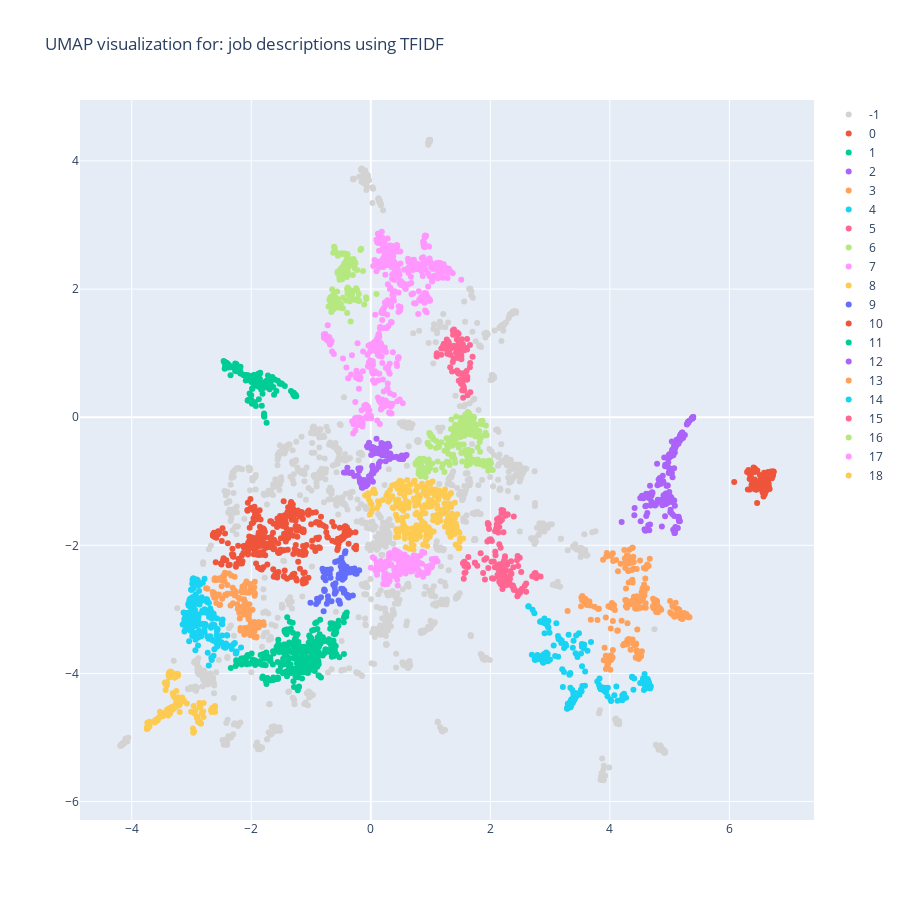

The code cell stored with this chart in its notebook:
### Code cell
fig = go.Figure(data=data, layout=layout) 
fig.update_traces(textposition='top center')

fig.show(config=dict(displaylogo=False,editable=True))

### Figure 1 — Plotly figure (JSON) as saved in the notebook; plotly's stock layout.template omitted (floating-point values rounded to 4 significant figures; data arrays with more than 128 entries replaced by an {"elided": "..."} marker saying what was removed)
{"data": [{"marker": {"color": "lightgrey"}, "mode": "markers", "name": "-1", "text": {"elided": "1533 str values"}, "textposition": "top center", "type": "scatter", "x": {"elided": "1533 float values"}, "y": {"elided": "1533 float values"}}, {"marker": {"cmid": 0, "color": 0}, "mode": "markers", "name": "0", "text": {"elided": "147 str values"}, "textposition": "top center", "type": "scatter", "x": {"elided": "147 float values"}, "y": {"elided": "147 float values"}}, {"marker": {"cmid": 0, "color": 1}, "mode": "markers", "name": "1", "text": {"elided": "171 str values"}, "textposition": "top center", "type": "scatter", "x": {"elided": "171 float values"}, "y": {"elided": "171 float values"}}, {"marker": {"cmid": 0, "color": 2}, "mode": "markers", "name": "2", "text": {"elided": "242 str values"}, "textposition": "top center", "type": "scatter", "x": {"elided": "242 float values"}, "y": {"elided": "242 float values"}}, {"marker": {"cmid": 0, "color": 3}, "mode": "markers", "name": "3", "text": {"elided": "310 str values"}, "textposition": "top center", "type": "scatter", "x": {"elided": "310 float values"}, "y": {"elided": "310 float values"}}, {"marker": {"cmid": 0, "color": 4}, "mode": "markers", "name": "4", "text": {"elided": "285 str values"}, "textposition": "top center", "type": "scatter", "x": {"elided": "285 float values"}, "y": {"elided": "285 float values"}}, {"marker": {"cmid": 0, "color": 5}, "mode": "markers", "name": "5", "text": {"elided": "164 str values"}, "textposition": "top center", "type": "scatter", "x": {"elided": "164 float values"}, "y": {"elided": "164 float values"}}, {"marker": {"cmid": 0, "color": 6}, "mode": "markers", "name": "6", "text": {"elided": "159 str values"}, "textposition": "top center", "type": "scatter", "x": {"elided": "159 float values"}, "y": {"elided": "159 float values"}}, {"marker": {"cmid": 0, "color": 7}, "mode": "markers", "name": "7", "text": {"elided": "560 str values"}, "textposition": "top center", "type": "scatter", "x": {"elided": "560 float values"}, "y": {"elided": "560 float values"}}, {"marker": {"cmid": 0, "color": 8}, "mode": "markers", "name": "8", "text": {"elided": "171 str values"}, "textposition": "top center", "type": "scatter", "x": {"elided": "171 float values"}, "y": {"elided": "171 float values"}}, {"marker": {"cmid": 0, "color": 9}, "mode": "markers", "name": "9", "text": ["Linde 2020 Graduate Programme", "Linde 2020 Graduate Programme", "Data Engineer - Return to Engineering", "Defence and Security Analysis Graduate", "Graduate / Junior Data Engineer", "Linde 2020 Graduate Programme", "Graduate Project Engineer", "Data science and Information Systems Industrial Placement ", "Data and Technology Graduate Scheme 2020", "Summer Placement - Cyber & Information Systems Division", "Summer Placement - Cyber & Information Systems Division", "Graduate Supervisory Control & Data Acquisition Engineer (SCADA)", "Location Planning Support Analyst", "Data Fusion Scientist - Return to Engineering", "Data Engineer", "Data Processor/Account Manager/advisor", "Configuration Manager", "Graduate Data Scientist", "Assistant Analyst (One year Student Placement Scheme)", "European Graduate Programme", "European Graduate Programme", "Applied Science Graduate 2020 [Farnborough] - Physiology", "Data Science Intern", "Data Science Graduate", "BRE Group Graduate Scheme - 2020", "Trainer Assessor", "Data Science Industry Placement", "Summer Placement - Defence Security Analysis Division", "Digital Marketing Industrial Placement 2020", "Data Industrial Placement 2020", "Junior Quantitative Analyst/Developer", "Graduate Processing Engineers", "Graduate Quality Engineers", "Data and Technology Graduate Scheme 2020", "Graduate Data Analyst", "Graduate Data Analyst", "Graduate Data Analyst", "Graduate Operations Data Analyst", "Graduate Analyst Programme 2020", "Graduate Data Analyst", "Junior Quantitative Analyst/Developer", "Data Analyst - Graduate", "Graduate Data Scientist", "Graduate Data Scientist", "Graduate Data Scientist", "Graduate Data Scientist", "Graduate Data Scientist", "Graduate Imaging Scientist / Geophysicist – 2020 Graduate Programme", "Data Fusion Scientist - Return to Engineering", "Graduate Data Scientist", "Graduate Data Scientist", "Senior Data Scientist", "Graduate Data Scientist", "Graduate Data Scientist", "Data Industrial Placement 2020", "Graduate - Data Science", "Defence and Security Analysis Graduate", "Data Science Graduate", "Data Scientist", "Graduate Data Scientist", "Graduate Data Scientist", "Graduate Data Scientist", "Senior Data Scientist", "Graduate Imaging Scientist / Geophysicist – 2020 Graduate Programme", "Graduate Data Scientist", "Graduate Imaging Scientist / Geophysicist – 2020 Graduate Programme", "Data Science Industry Placement", "Graduate Data Scientist", "Defence and Security Analysis Graduate", "Graduate - Commercial Performance and Analytics", "Data Science Graduate", "Data Science Graduate", "Graduate Scheme - Design & Development Engineering - Peterlee", "Graduate Statistical Analyst", "Graduate Statistical Analyst", "Industrial Placement - Counter Terrorism and Security Division", "Data Analyst ", "Graduate Sales Executive ", "Graduate Data Analyst ", "Kantar's Worldpanel Division Graduate Scheme", "GSS Summer Student Placements 2020", "Graduate Scientist", "Data Consultant", "Senior Data Engineer/Architect", "Year in Industry Placement – Assistant Data Scientist", "Graduate Marketing Analyst", "Graduate Data Analyst", "Graduate Data Analyst", "Category & Brand Insight Analyst - Graduate Scheme", "Data Analyst", "Junior Data Analyst (12 month contact)", "Data Acquisition Scientist for Structural Biology", "Data Fusion Scientist - Return to Engineering", "GSS Sandwich Year Placements 2020", "Flow Cytometry Specialist", "Industrial Placement Student - Medical Engineering", "Mechanical Enginner - Student, Placement Year", "Year in Industry Placement – Assistant Technical Author", "Year in Industry Placement", "Senior Scientist", "Graduate Data Scientist", "Intern - Network Engineer (Operations Centre)", "Data Engineer"], "textposition": "top center", "type": "scatter", "x": [-0.4247, -0.4331, -0.8659, -0.7795, -0.4744, -0.4911, -0.462, -0.7479, -0.3959, -0.7242, -0.7265, -0.4293, -0.367, -0.9157, -0.4668, -0.3718, -0.8336, -0.4396, -0.7879, -0.4834, -0.4597, -0.7172, -0.5034, -0.4892, -0.4457, -0.2726, -0.7151, -0.7911, -0.6702, -0.6863, -1.01, -0.4557, -0.4423, -0.3932, -0.3099, -0.3363, -0.3884, -0.3082, -0.5181, -0.278, -0.7889, -0.3345, -0.4373, -0.4508, -0.7355, -0.6034, -0.5839, -0.4057, -0.8994, -0.5397, -0.5268, -0.377, -0.6032, -0.4509, -0.674, -0.4702, -0.7702, -0.4501, -0.3002, -0.713, -0.4458, -0.5155, -0.3705, -0.4658, -0.4417, -0.4767, -0.7579, -0.4742, -0.7781, -0.1942, -0.6282, -0.5911, -0.5349, -0.4871, -0.4199, -0.7656, -0.2607, -0.4155, -0.4182, -0.4663, -0.5617, -0.4558, -0.3682, -0.4425, -0.7485, -0.2528, -0.4234, -0.4288, -0.4467, -0.4428, -0.2361, -0.6571, -0.882, -0.5967, -0.5423, -0.7611, -0.8081, -0.7905, -0.7726, -0.7566, -0.5947, -0.7005, -0.4963], "y": [-2.094, -2.125, -2.833, -2.69, -2.426, -2.196, -2.46, -2.442, -2.772, -2.381, -2.421, -2.44, -2.423, -2.914, -2.683, -2.369, -2.81, -2.508, -2.401, -2.257, -2.297, -2.795, -2.332, -2.465, -2.357, -2.363, -2.419, -2.41, -2.374, -2.443, -2.898, -2.385, -2.355, -2.791, -2.373, -2.391, -2.397, -2.372, -2.239, -2.368, -3.028, -2.421, -2.463, -2.492, -2.913, -2.755, -2.725, -2.333, -2.833, -2.863, -2.873, -2.804, -2.663, -2.509, -2.506, -2.461, -2.705, -2.74, -2.785, -2.854, -2.473, -2.911, -2.815, -2.338, -2.494, -2.355, -2.419, -2.537, -2.715, -2.389, -2.615, -2.592, -2.454, -2.398, -2.429, -2.386, -2.44, -2.426, -2.405, -2.442, -2.249, -2.47, -2.788, -2.708, -2.429, -2.427, -2.436, -2.444, -2.463, -2.446, -2.443, -2.875, -2.88, -2.262, -2.511, -2.398, -2.367, -2.504, -2.484, -2.546, -2.72, -2.421, -2.676]}, {"marker": {"cmid": 0, "color": 10}, "mode": "markers", "name": "10", "text": {"elided": "366 str values"}, "textposition": "top center", "type": "scatter", "x": {"elided": "366 float values"}, "y": {"elided": "366 float values"}}, {"marker": {"cmid": 0, "color": 11}, "mode": "markers", "name": "11", "text": {"elided": "386 str values"}, "textposition": "top center", "type": "scatter", "x": {"elided": "386 float values"}, "y": {"elided": "386 float values"}}, {"marker": {"cmid": 0, "color": 12}, "mode": "markers", "name": "12", "text": {"elided": "129 str values"}, "textposition": "top center", "type": "scatter", "x": {"elided": "129 float values"}, "y": {"elided": "129 float values"}}, {"marker": {"cmid": 0, "color": 13}, "mode": "markers", "name": "13", "text": ["Data Engineer", "Research Assistant in Bayesian Deep Learning", "Director of Research", "Veterinary Technicial - Artificial Breeding Company (sheep and goats)", "Software Engineer in deep learning for medical imaging AI", "Junior Robotics Engineer", "Front End Developer", "Tech lead - full stack web development - AI startup", "Tech lead - full stack web development - AI startup", "Operations Associate", "Senior Data Scientist - AI", "Data and Technology Graduate Scheme 2020", "Applied Researcher", "Commissioning Editorial Specialist – Robotics and AI", "Data Scientist - AI", "Tech lead - full stack web development - AI startup", "Operations Associate", "Customer Success Lead", "Consulting Architect - Hadoop & AI", "Front End Developer", "Research Assistant in Bayesian Deep Learning", "Research Associate in Bayesian Deep Learning for AI Safety", "Research Assistant in Tsetlin Machines", "Software Engineer", "Director of AI", "Lead DevOperative (AI)", "Retrofit Designer", "Data Analyst", "AI & Data Analytics Solutions Architect", "Assistant Director, Software Engineering for the Artificial Intelligence Institute", "Data Scientist", "Graduate AI Trainee", "Research Assistant in Bayesian Deep Learning", "AI Software Engineer", "Graphic Designer", "Veterinary Embryologist", "VP of Engineering", "DevOps Engineering In Early Stage AI Startup", "KTP Associate – Data Scientist", "Software Engineer", "AI DATA SCIENTIST", "Associate Director", "AI DATA SCIENTIST", "5G Software Engineer", "Python Developer - AI", "Data Scientist", "Data Engineer", "AI Business Development Director", "Head of Business and Computing", "Senior Data Scientist/ Head of AI & Machine Learning- Pharmaceutical", "Research Associate - Democracy@Risk", "Data Scientist - AI Health-Tech", "Python AI Developer - London Start Up - Multiple - £50k-£130k", "Senior AI Engineer", "PCB Design Engineer", "DevOps in AI", "Python Developer - AI", "SENIOR AND LEAD AI PROGRAMMERS", "Python Developer", "Research Software Engineer", "Hardware Engineer", "Data Engineer", "Software Engineer / Data Scientist", "Research Fellow in Political Geography", "Data Engineer", "Senior Data Scientist", "Data Scientist (AI / ML)", "AI DATA SCIENTIST", "Senior Data Scientist", "Research Assistant in Cardiac CT/MR and Machine Learning in Pulmonary Hypertension", "Data Scientist (AI / ML)", "Image Analysis Data Scientist", "Data Scientist", "Text Analytics Data Scientist (KTP Associate)", "Data Scientist for IoT and Machine Learning - KTP Associate", "Data Scientist - AI", "AI DATA SCIENTIST", "Senior Data Scientist - AI", "Machine Learning and Mathematical Optimisation Researcher (KTP Associate)", "Machine Learning and Mathematical Optimisation Researcher (KTP Associate)", "Research Assistant in Validation of Machine Learning Systems", "KTP Associate in Machine Learning, Semantic Web & Voice Automation Technologies", "Data Scientist for IoT and Machine Learning - KTP Associate", "Research Assistant in Validation of Machine Learning Systems", "Machine Learning and Mathematical Optimisation Researcher (KTP Associate)", "Research Assistant / Research Associates in Federated and Adversarial Machine Learning", "Data Scientist for IoT and Machine Learning - KTP Associate", "Research Assistant (PROFID)", "Research Associate in Machine Learning-Based Supply Chain Analytics", "Research Assistant (PROFID)", "Machine Learning Engineer ( KTP Associate)", "Research Assistant/Associate in Bayesian Learning for Automotive Applications (Fixed Term)", "Research Assistant in Tsetlin Machines", "Director of Research", "Senior Research Fellow", "Research Assistant / Research Associate", "Research Fellow in Mixing For Electrode Manufacture", "Research Associate, Geothermal Reservoir Modelling and Simulation", "Senior Research Fellow", "Lead Operator", "Lead Operator", "Field Service Engineer", "Research Fellow (AI & Neural Network Design)", "Data Industrial Placement 2020", "Knowledge Transfer Partnership Associate with Sphere Fluidics Limited in microfluidic instrument development", "Data Scientist (AI / ML)", "Research Associate - Development of Statistical Classification Models", "Data Scientist - AI", "Research Associate in Bayesian Deep Learning for AI Safety", "Data Scientist (AI / ML)", "Graduate Hardware Engineer x2 ", "Data Scientist for IoT and Machine Learning - KTP Associate", "KTP Associate – Data Scientist", "Head of Data Science ", "Knowledge Transfer Partnership (KTP) Associate – Data Scientist", "KTP Associate in Plastics Environmental Compatibility", "PhD Studentship - Intelligent human-machine interaction for engineering design", "Data Scientist (KTP Associate)", "Graduate Software Engineer (AI / machine learning / R&D)", "CerTest Research Associate in Bayesian Uncertainty Quantification for Aerospace Composites (fixed-term post)", "Data Scientist for IoT and Machine Learning - KTP Associate", "Senior Python Developer Data AI NLP", "Senior Data Scientist - AI"], "textposition": "top center", "type": "scatter", "x": [-1.831, -2.472, -2.44, -1.945, -2.638, -2.006, -1.95, -2.031, -2.106, -2.109, -2.045, -1.946, -2.4, -2.015, -1.991, -2.102, -2.122, -2.004, -2.029, -1.987, -2.449, -2.399, -2.192, -2.486, -2.135, -2.043, -2.109, -1.95, -2.041, -2.756, -2.105, -2.06, -2.461, -2.217, -2.201, -1.938, -2.136, -2.225, -2.113, -2.105, -1.959, -2.521, -1.877, -2.232, -2.105, -2.18, -2.347, -2.097, -2.017, -2.017, -2.106, -1.912, -2.082, -2.118, -2.213, -2.305, -2.045, -2.047, -1.979, -2.039, -2.273, -1.874, -2.18, -2.279, -1.88, -1.928, -2.079, -1.97, -1.954, -2.61, -2.091, -2.553, -1.966, -2.081, -2.268, -1.974, -1.947, -2.008, -1.941, -2.146, -2.615, -2.291, -2.423, -2.734, -2.142, -2.646, -2.438, -2.557, -2.623, -2.547, -2.535, -2.504, -2.309, -2.465, -2.619, -2.453, -2.58, -2.51, -2.594, -1.79, -1.799, -1.954, -2.192, -1.917, -2.542, -2.018, -2.374, -1.983, -2.496, -2.048, -2.279, -2.279, -2.162, -2.054, -2.258, -2.085, -2.585, -2.155, -2.11, -2.335, -2.329, -2.117, -1.945], "y": [-3.211, -2.491, -2.428, -2.787, -2.774, -2.672, -2.656, -2.919, -2.985, -2.876, -3.156, -3.432, -2.756, -2.716, -3.374, -3.002, -2.843, -2.649, -3.034, -2.66, -2.557, -2.619, -2.833, -2.834, -2.955, -3.091, -2.934, -3.273, -3.152, -2.671, -3.291, -2.994, -2.501, -2.96, -3.058, -2.755, -3.02, -2.993, -2.884, -3.051, -3.265, -2.928, -3.281, -2.921, -3.04, -3.329, -2.94, -3.039, -2.604, -3.364, -2.618, -3.428, -3.057, -3.081, -2.817, -2.905, -3.079, -3.12, -3.005, -2.742, -2.783, -3.203, -3.291, -2.489, -3.204, -3.215, -3.343, -3.318, -3.198, -2.513, -3.351, -2.78, -3.365, -2.563, -2.746, -3.369, -3.31, -3.224, -2.567, -2.642, -2.543, -2.73, -2.78, -2.677, -2.672, -2.73, -2.771, -2.522, -2.745, -2.524, -2.932, -2.509, -2.664, -2.478, -2.819, -2.462, -2.543, -2.542, -2.814, -3.245, -3.201, -2.731, -3.143, -3.44, -2.768, -3.403, -2.438, -3.299, -2.638, -3.365, -2.708, -2.731, -2.711, -3.284, -2.732, -2.738, -2.901, -2.732, -2.68, -2.472, -2.751, -3.394, -3.338]}, {"marker": {"cmid": 0, "color": 14}, "mode": "markers", "name": "14", "text": {"elided": "233 str values"}, "textposition": "top center", "type": "scatter", "x": {"elided": "233 float values"}, "y": {"elided": "233 float values"}}, {"marker": {"cmid": 0, "color": 15}, "mode": "markers", "name": "15", "text": ["Business Intelligence Developer (DAX/Tabular)", "Lead Business Intelligence Developer Consultant", "Business Intelligence Developer", "Senior Business Intelligence Analyst", "Business Intelligence Developer", "Information Systems Developer", "BI Report Developer", "Business Intelligence Developer", "Business Intelligence Developer", "Business Intelligence Developer", "Business Intelligence (BI) Developer - Microsoft Stack", "Senior Business Intelligence Developer", "Business Intelligence Developer", "DATA WAREHOUSE DEVELOPMENT LEAD", "Business Intelligence Analyst - Newly formed BI function with lots of opps to progress - REF 596", "DATA CONSULTING MANAGER", "BI Developer - Tableau, SSRS, SQL Server", "SENIOR DATA ANALYTICS MANAGER", "Analytics Manager  £75,000 - £90,000 Whitley, Coventry", "Data Warehouse Developer Lead - SQL, SSIS", "Business Intelligence Developer", "Business Intelligence Developer", "Head of Data & Analytics", "Data Engineer", "Business Intelligence Manager", "LEAD BI DEVELOPER", "BI Analyst (Tableau / Alteryx)", "SQL REPORTING ANLAYST ", "Data Warehouse Developer - SQL Server, SSIS, Agile", "Data Warehouse Lead Developer", "Senior BI Developer", "Business Intelligence Developer", "Senior SQL Developer", "DATABASE ADMINISTRATOR", "VP of Data  £90,000  London", "Senior BI Developer", "SQL Developer - Business Intelligence", "Business Intelligence Developer", "Platform Engineer", "COMMERCIAL ANALYICS MANAGER ", "Senior Analyst", "Data Consulting Manager - SQL, Tableau£80,000London", "SENIOR BI DEVELOPER", "Server Engineer eHealth", "Data & BI Manager", "Data Engineer", "Data Warehouse Manager", "Data and Analytics Senior Manager", "BI Insights Analyst", "Information Analyst", "BI & Data Analyst", "Data Analyst - SSRS, SQL, Excel, Power BI", "Business Analyst", "Logi Analytics, SQL and BI Reports Developer", "Logi Analytics, SQL and BI Reports Developer", "Informatica & MDM", "SQL Server Developer ", "Informatica developer", "Data Visualization Specialist", "Business Intelligence Development Manager", "Head of BI", "SQL Server Developer ", "MicroStrategy Developer with SQL Server – Victoria London ", "Lead BI/MI Data Developer ", "Database developer", "Business intelligence developer", "Data Analytics Developer (SQL Server & Power BI) ", "IT Systems Engineer (SQL Server, Tableau, BI) ", "Database Developer  (SQL / DataWarehouse) ", "SQL Developer & SQL DBA ", "Trainee Excel Developer ", "SQL Server Developer ", "Oracle Developer ", "Senior BI Developer ", "Data Warehouse Developer ", "BI Developer ", "BI Developer ", "BI Developer ", "BI Developer ", "Business Intelligence Developer ", "Database Systems Analyst ", "BI DEVELOPER (m/f/d)", "Warehouse Team Manager", "Business Intelligence / ETL Developer (MS/SQL)", "Business Intelligence Developer / BI Developer - SSIS / ETL / ELT / MSBI", "BI and Reporting Developer", "Data Analyst ", "BI Analyst", "BI Developer / Analyst", "BI Analyst – Financial Services – London", "SQL Developer", "Senior Data Warehouse Consultant", "BI Business Analyst", "Senior SQL / ETL Developer - Insurance / Financial Modelling", "Manager - Business Intelligence", "Data Analyst - R Developer - Immediate Hiring", "Data Analyst - Product", "Production SQL DBA ", "SQL Developer ", "BI Report Developer"], "textposition": "top center", "type": "scatter", "x": [1.512, 1.45, 1.536, 1.516, 1.546, 1.329, 1.313, 1.519, 1.53, 1.619, 1.533, 1.555, 1.473, 1.272, 1.602, 1.475, 1.478, 1.441, 1.446, 1.277, 1.536, 1.51, 1.486, 1.223, 1.469, 1.564, 1.541, 1.523, 1.335, 1.295, 1.473, 1.472, 1.372, 1.469, 1.392, 1.284, 1.463, 1.51, 1.304, 1.459, 1.377, 1.449, 1.512, 1.423, 1.581, 1.18, 1.211, 1.338, 1.553, 1.663, 1.603, 1.599, 1.703, 1.51, 1.494, 1.105, 1.46, 1.238, 1.611, 1.103, 1.658, 1.465, 1.481, 1.449, 1.386, 1.462, 1.535, 1.44, 1.428, 1.439, 1.659, 1.458, 1.102, 1.463, 1.303, 1.463, 1.372, 1.38, 1.47, 1.466, 1.429, 1.482, 1.179, 1.563, 1.443, 1.453, 1.436, 1.615, 1.516, 1.584, 1.36, 1.232, 1.614, 1.322, 1.333, 1.61, 1.665, 1.444, 1.449, 1.279], "y": [0.6853, 0.7052, 0.5142, 0.9563, 0.3022, 0.7781, 0.984, 0.5944, 0.4195, 0.342, 0.5463, 0.4474, 0.6785, 1.211, 0.5873, 1.15, 0.9958, 1.211, 1.321, 1.135, 0.5746, 0.5648, 1.142, 1.145, 1.304, 1.046, 1.137, 1.216, 1.092, 1.178, 1.145, 0.5671, 1.354, 1.037, 1.368, 1.13, 1.137, 0.5202, 1.171, 1.0, 1.288, 1.295, 1.128, 1.093, 0.6936, 1.071, 1.114, 1.074, 0.4783, 0.8452, 0.7214, 1.08, 0.9424, 0.9753, 0.9583, 0.996, 1.051, 1.068, 1.219, 0.9486, 0.7806, 1.082, 1.092, 1.066, 0.9174, 0.6951, 1.064, 1.072, 1.001, 1.076, 1.126, 1.043, 0.9701, 0.9813, 1.072, 1.048, 0.8597, 1.117, 1.019, 0.9925, 1.007, 1.127, 0.9757, 0.4174, 0.7285, 0.9223, 1.052, 0.6326, 0.9043, 0.6356, 0.7141, 1.087, 0.5901, 1.058, 0.9742, 1.055, 0.3891, 1.062, 1.06, 0.9893]}, {"marker": {"cmid": 0, "color": 16}, "mode": "markers", "name": "16", "text": {"elided": "269 str values"}, "textposition": "top center", "type": "scatter", "x": {"elided": "269 float values"}, "y": {"elided": "269 float values"}}, {"marker": {"cmid": 0, "color": 17}, "mode": "markers", "name": "17", "text": {"elided": "178 str values"}, "textposition": "top center", "type": "scatter", "x": {"elided": "178 float values"}, "y": {"elided": "178 float values"}}, {"marker": {"cmid": 0, "color": 18}, "mode": "markers", "name": "18", "text": {"elided": "279 str values"}, "textposition": "top center", "type": "scatter", "x": {"elided": "279 float values"}, "y": {"elided": "279 float values"}}], "layout": {"height": 900, "title": {"text": "UMAP visualization for: job descriptions using TFIDF"}, "width": 900, "xaxis": {"autorange": true, "range": [-4.867, 7.417], "title": {"text": ""}, "type": "linear"}, "yaxis": {"autorange": true, "range": [-6.288, 4.951], "title": {"text": ""}, "type": "linear"}}}
